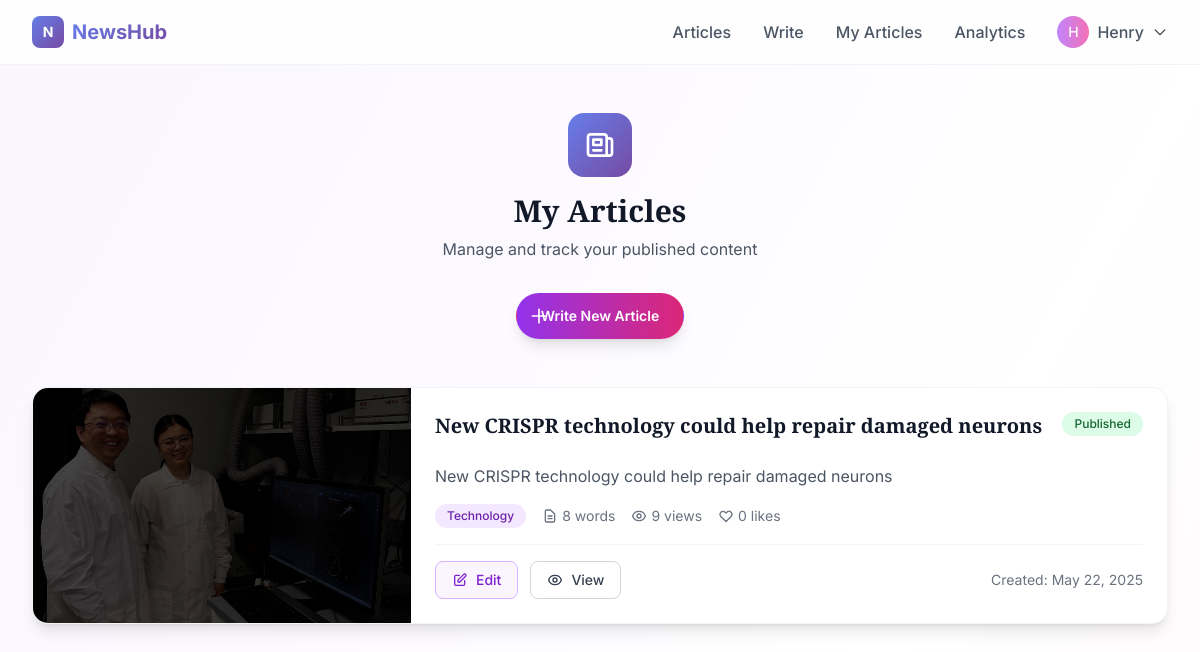
The page /articles/my-articles/ (signed in) on the database its author committed.
### articles/models.py (models this page shows, shortened)
class Article(models.Model):
    STATUS_CHOICES = [
        ('draft', 'Draft'),
        ('published', 'Published'),
        ('archived', 'Archived'),
    ]
    title = models.CharField(max_length=200)
    slug = models.SlugField(max_length=200, unique=True, blank=True)
    subtitle = models.CharField(max_length=250, blank=True)
    content = models.TextField()
    excerpt = models.TextField(max_length=500, blank=True)
    featured_image = models.ImageField(upload_to='articles/', blank=True, null=True)
    author = models.ForeignKey(User, on_delete=models.CASCADE, related_name='articles')
    category = models.ForeignKey(Category, on_delete=models.SET_NULL, null=True, blank=True)
    tags = models.CharField(max_length=200, blank=True, help_text="Comma-separated tags")
    status = models.CharField(max_length=20, choices=STATUS_CHOICES, default='draft')
    created_at = models.DateTimeField(auto_now_add=True)
    updated_at = models.DateTimeField(auto_now=True)
    published_at = models.DateTimeField(null=True, blank=True)
    view_count = models.PositiveIntegerField(default=0)
    like_count = models.PositiveIntegerField(default=0)
    comment_count = models.PositiveIntegerField(default=0)
    reading_time = models.PositiveIntegerField(default=0, help_text="Estimated reading time in minutes")
    word_count = models.PositiveIntegerField(default=0)
    class Meta:
        ordering = ['-created_at']
        indexes = [
            models.Index(fields=['status', '-created_at']),
            models.Index(fields=['category', '-created_at']),
            models.Index(fields=['author', '-created_at']),
        ]
    def get_absolute_url(self):
        return reverse('article_detail', kwargs={'slug': self.slug})

class Category(models.Model):
    name = models.CharField(max_length=100, unique=True)
    slug = models.SlugField(max_length=100, unique=True, blank=True)
    description = models.TextField(blank=True)
    created_at = models.DateTimeField(auto_now_add=True)
    class Meta:
        verbose_name_plural = "Categories"
        ordering = ['name']

### articles/views.py (the view)
# urls.py: path('my-articles/', views.my_articles, name='my_articles'),
@login_required
def my_articles(request):
    articles = Article.objects.filter(author=request.user).order_by('-created_at')
    paginator = Paginator(articles, 10)
    page_number = request.GET.get('page')
    articles = paginator.get_page(page_number)
    return render(request, 'articles/my_articles.html', {'articles': articles})

### templates/articles/my_articles.html (shortened to what this page needs)
{% extends 'base.html' %}
{% block content %}
<div class="min-h-screen bg-gradient-to-br from-purple-50 via-white to-pink-50 py-12 px-4 sm:px-6 lg:px-8">
    <div class="max-w-6xl mx-auto">
        <div class="text-center mb-12">
            <div class="flex justify-center mb-4">
                <div class="w-16 h-16 gradient-bg rounded-2xl flex items-center justify-center">
                    <svg class="w-8 h-8 text-white" fill="none" stroke="currentColor" viewBox="0 0 24 24">
                        <path stroke-linecap="round" stroke-linejoin="round" stroke-width="2" d="M19 20H5a2 2 0 01-2-2V6a2 2 0 012-2h10a2 2 0 012 2v1m2 13a2 2 0 01-2-2V7m2 13a2 2 0 002-2V9a2 2 0 00-2-2h-2m-4-3H9M7 16h6M7 8h6v4H7V8z"></path>
                    </svg>
                </div>
            </div>
            <h1 class="text-3xl font-display font-bold text-gray-900 mb-2">
                My Articles
            </h1>
            <p class="text-gray-600 mb-8">
                Manage and track your published content
            </p>
            <a href="{% url 'article_create' %}" class="group relative inline-flex justify-center py-3 px-6 border border-transparent text-sm font-semibold rounded-full text-white bg-gradient-to-r from-purple-600 to-pink-600 hover:from-purple-700 hover:to-pink-700 focus:outline-none focus:ring-2 focus:ring-offset-2 focus:ring-purple-500 transition-all duration-200 shadow-lg hover:shadow-xl hover:scale-105">
                <span class="absolute left-0 inset-y-0 flex items-center pl-3">
                    <svg class="h-5 w-5 text-white group-hover:text-white" fill="none" stroke="currentColor" viewBox="0 0 24 24">
                        <path stroke-linecap="round" stroke-linejoin="round" stroke-width="2" d="M12 4v16m8-8H4"></path>
                    </svg>
                </span>
                Write New Article
            </a>
        </div>
        {% if articles %}
            <div class="space-y-6">
                {% for article in articles %}
                    <div class="bg-white rounded-2xl shadow-lg border border-gray-100 overflow-hidden card-hover">
                        <div class="md:flex">
                            {% if article.featured_image %}
                                <div class="md:w-1/3">
                                    <div class="h-48 md:h-full bg-cover bg-center" style="background-image: url('{{ article.featured_image.url }}');">
                                    </div>
                                </div>
                            {% endif %}
                            <div class="{% if article.featured_image %}md:w-2/3{% else %}w-full{% endif %} p-6 flex flex-col justify-between">
                                <div>
                                    <div class="flex items-start justify-between mb-4">
                                        <h2 class="text-xl font-display font-bold text-gray-900 mb-2 flex-1">
                                            {% if article.status == 'published' %}
                                                <a href="{{ article.get_absolute_url }}" class="hover:text-purple-600 transition-colors">
                                                    {{ article.title }}
                                                </a>
                                            {% else %}
                                                {{ article.title }}
                                            {% endif %}
                                        </h2>
                                        <span class="ml-4 inline-flex items-center px-3 py-1 rounded-full text-xs font-medium
                                            {% if article.status == 'published' %}bg-green-100 text-green-800
                                            {% elif article.status == 'draft' %}bg-orange-100 text-orange-800
                                            {% else %}bg-gray-100 text-gray-800{% endif %}">
                                            {{ article.get_status_display }}
                                        </span>
                                    </div>
                                    {% if article.excerpt %}
                                        <p class="text-gray-600 mb-4 line-clamp-2">{{ article.excerpt }}</p>
                                    {% endif %}
                                    <div class="flex flex-wrap items-center gap-4 mb-4">
                                        {% if article.category %}
                                            <span class="inline-flex items-center px-3 py-1 rounded-full text-xs font-medium bg-purple-100 text-purple-800">
                                                {{ article.category.name }}
                                            </span>
                                        {% endif %}
                                        <div class="flex items-center space-x-4 text-sm text-gray-500">
                                            <span class="flex items-center">
                                                <svg class="w-4 h-4 mr-1" fill="none" stroke="currentColor" viewBox="0 0 24 24">
                                                    <path stroke-linecap="round" stroke-linejoin="round" stroke-width="2" d="M9 12h6m-6 4h6m2 5H7a2 2 0 01-2-2V5a2 2 0 012-2h5.586a1 1 0 01.707.293l5.414 5.414a1 1 0 01.293.707V19a2 2 0 01-2 2z"></path>
                                                </svg>
                                                {{ article.word_count }} words
                                            </span>
                                            <span class="flex items-center">
                                                {{ article.view_count }} views
                                            </span>
                                            <span class="flex items-center">
                                                <svg class="w-4 h-4 mr-1" fill="none" stroke="currentColor" viewBox="0 0 24 24">
                                                    <path stroke-linecap="round" stroke-linejoin="round" stroke-width="2" d="M4.318 6.318a4.5 4.5 0 000 6.364L12 20.364l7.682-7.682a4.5 4.5 0 00-6.364-6.364L12 7.636l-1.318-1.318a4.5 4.5 0 00-6.364 0z"></path>
                                                </svg>
                                                {{ article.like_count }} likes
                                            </span>
                                        </div>
                                    </div>
                                </div>
                                <div class="flex flex-col sm:flex-row sm:items-center sm:justify-between pt-4 border-t border-gray-100">
                                    <div class="flex items-center space-x-3 mb-3 sm:mb-0">
                                        <a href="{% url 'article_edit' article.slug %}" class="inline-flex items-center px-4 py-2 border border-purple-300 text-sm font-medium rounded-lg text-purple-700 bg-purple-50 hover:bg-purple-100 transition-colors">
                                            <svg class="w-4 h-4 mr-2" fill="none" stroke="currentColor" viewBox="0 0 24 24">
                                                <path stroke-linecap="round" stroke-linejoin="round" stroke-width="2" d="M11 5H6a2 2 0 00-2 2v11a2 2 0 002 2h11a2 2 0 002-2v-5m-1.414-9.414a2 2 0 112.828 2.828L11.828 15H9v-2.828l8.586-8.586z"></path>
                                            </svg>
                                            Edit
                                        </a>
                                        {% if article.status == 'published' %}
                                            <a href="{{ article.get_absolute_url }}" class="inline-flex items-center px-4 py-2 border border-gray-300 text-sm font-medium rounded-lg text-gray-700 bg-white hover:bg-gray-50 transition-colors">
                                                View
                                            </a>
                                        {% endif %}
                                    </div>
                                    <div class="text-sm text-gray-500">
                                        <div>Created: {{ article.created_at|date:"M d, Y" }}</div>
                                    </div>
                                </div>
                            </div>
                        </div>
                    </div>
                {% endfor %}
            </div>
        {% endif %}
    </div>
</div>
{% endblock %}

### templates/base.html (shortened to what this page needs)
<!DOCTYPE html>
<html lang="en">
<head>
    <script src="https://cdn.tailwindcss.com"></script>
</head>
<body class="bg-gray-50 text-gray-900 min-h-screen">
    <nav class="bg-white/80 backdrop-blur-md border-b border-gray-200/50 sticky top-0 z-50">
        <div class="max-w-7xl mx-auto px-4 sm:px-6 lg:px-8">
            <div class="flex justify-between items-center h-16">
                <div class="flex items-center">
                    <a href="{% url 'home' %}" class="flex items-center space-x-2">
                        <div class="w-8 h-8 gradient-bg rounded-lg flex items-center justify-center">
                            <span class="text-white font-bold text-sm">N</span>
                        </div>
                        <span class="text-xl font-bold gradient-text">NewsHub</span>
                    </a>
                </div>
                <div class="hidden md:flex items-center space-x-8">
                    <a href="{% url 'article_list' %}" class="text-gray-600 hover:text-purple-600 font-medium transition-colors">
                        Articles
                    </a>
                    {% if user.is_authenticated %}
                        <a href="{% url 'article_create' %}" class="text-gray-600 hover:text-purple-600 font-medium transition-colors">
                            Write
                        </a>
                        <a href="{% url 'my_articles' %}" class="text-gray-600 hover:text-purple-600 font-medium transition-colors">
                            My Articles
                        </a>
                        <a href="{% url 'analytics_dashboard' %}" class="text-gray-600 hover:text-purple-600 font-medium transition-colors">
                            Analytics
                        </a>
                        <div class="relative group">
                            <button class="flex items-center space-x-2 text-gray-600 hover:text-purple-600 font-medium">
                                <div class="w-8 h-8 bg-gradient-to-r from-purple-400 to-pink-400 rounded-full flex items-center justify-center">
                                    <span class="text-white text-sm font-medium">
                                        {{ user.first_name.0|default:user.username.0|upper }}
                                    </span>
                                </div>
                                <span>{{ user.first_name|default:user.username }}</span>
                                <svg class="w-4 h-4" fill="none" stroke="currentColor" viewBox="0 0 24 24">
                                    <path stroke-linecap="round" stroke-linejoin="round" stroke-width="2" d="M19 9l-7 7-7-7"></path>
                                </svg>
                            </button>
                        </div>
                    {% endif %}
                </div>
            </div>
        </div>
    </nav>
    <main class="min-h-screen">
        {% block content %}
        {% endblock %}
    </main>
</body>
</html>

### templates/base.html (style rules this page uses)
body { font-family: 'Inter', sans-serif; }
.font-display { font-family: 'Playfair Display', serif; }
* { transition: all 0.2s ease; }
.gradient-bg { background: linear-gradient(135deg, #667eea 0%, #764ba2 100%); }
.gradient-text { background: linear-gradient(135deg, #667eea 0%, #764ba2 100%); -webkit-background-clip: text; -webkit-text-fill-color: transparent; background-clip: text; }
.card-hover { transition: all 0.3s cubic-bezier(0.4, 0, 0.2, 1); }

### templates/articles/my_articles.html (style rules this page uses)
.line-clamp-2 { display: -webkit-box; -webkit-line-clamp: 2; -webkit-box-orient: vertical; overflow: hidden; }

### rows shown on the page
Article: featured_image (picture), title "New CRISPR technology could help repair damaged neurons", status "Published", excerpt "New CRISPR technology could help repair damaged neurons", category.name "Technology", word_count "8", view_count "9", like_count "0", created_at "May 22, 2025"

### other values the page prints
{{ user.first_name.0|default:user.username.0|upper }} "H"
{{ user.first_name|default:user.username }} "Henry"
